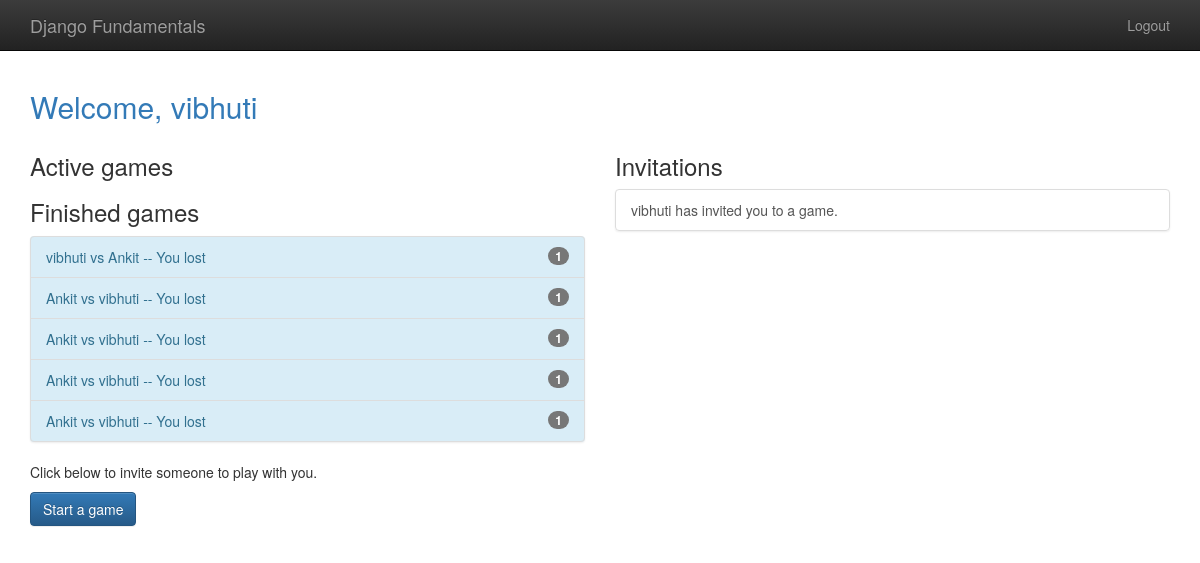
/player/home (signed in), run on the app's committed database.
### gameplay/models.py (models this page shows, shortened)
class Game(models.Model):
    first_player=models.ForeignKey(User, related_name="games_first_player", on_delete=models.CASCADE) #need to check later(on_delete)
    second_player=models.ForeignKey(User,related_name="games_second_player",  on_delete=models.CASCADE)
    start_time=models.DateTimeField(auto_now_add=True)
    last_active= models.DateTimeField(auto_now=True)
    status= models.CharField(max_length=1, default='F', choices=GAME_STATUS_CHOICES)
    objects = GamesQuerySet.as_manager()
    def get_absolute_url(self):
        return reverse("gameplay_detail", args=[self.id])
    def __str__(self):   #allows you to display your data in a user friendly way(this method is also used by the django admin to display your objects)
        return "{0} vs {1}".format(self.first_player,self.second_player)

### player/models.py (models this page shows)
class Invitation(models.Model):
    from_user=models.ForeignKey(User, related_name="invitations_sent", on_delete=models.CASCADE)
    to_user=models.ForeignKey(User, related_name="invitations_received",verbose_name="User to invite",
    help_text="Please select the user you want to play a game with" ,
    on_delete=models.CASCADE)
    message=models.CharField(max_length=300, blank=True,
    verbose_name="Optional message",
    help_text="It's always nice to add a friendly message!")
    timestamp=models.DateTimeField(auto_now_add=True)

### player/views.py (the view)
# urls.py: path('home', home, name="player_home"),
@login_required
def home(request):
    my_games=Game.objects.games_for_user(request.user)
    active_games = my_games.active()
    finished_games= my_games.difference(active_games)
    invitations=request.user.invitations_received.all()
    return render(request,"player/home.html", {'active_games' : active_games, 'finished_games': finished_games, 'invitations': invitations})

### gameplay/models.py (called while the page is built)
    def games_for_user(self,user):
        return self.filter(Q(first_player=user) | Q(second_player=user))

    def active(self):
        return self.filter( Q(status='F') | Q(status='S'))

### templates/player/home.html (shortened to what this page needs)
{% extends 'base.html' %}
{% block content %}
     <h2 class="text-primary">Welcome, {{user.username}}</h2>
     <div class="row">
        <div class="col-md-6">
            <h3>Active games</h3>
            <h3>Finished games</h3>
            {% include 'player/game_list_snippet.html' with games_list=finished_games %}
            <p>Click below to invite someone to play with you.</p>
            <p>
                <a class="btn btn-primary" href="{% url 'player_new_invitation' %}">Start a game</a>
            </p>
       </div>
       <div class="col-md-6">
           <h3>Invitations</h3>
           {% if invitations %}
              <div class="list-group">
                  {% for inv in invitations %}
                      <a class="list-group-item" href="{% url 'player_accept_invitation' id=inv.id %}">
                          {{inv.from_user.username}} has invited you to a game.
                      </a>
                  {% endfor %}
              </div>
            {% else %}
               <p>You have no invitations.</p>
            {% endif %}
       </div>
    </div>
{% endblock %}

### templates/base.html (shortened to what this page needs)
{% load static %}
<!doctype html>
<html class="no-js" lang="">
    <head>
      {% block styling %}
        <link rel="stylesheet" href="{% static 'css/bootstrap.min.css' %}">
        <link rel="stylesheet" href="{% static 'css/bootstrap-theme.min.css' %}">
        <link rel="stylesheet" href="{% static 'css/main.css' %}">
      {% endblock styling %}
    </head>
    <body>
    <nav class="navbar navbar-inverse navbar-fixed-top" role="navigation">
      <div class="container">
        <div class="navbar-header">
          <a class="navbar-brand" href="/">Django Fundamentals</a>
        </div>
        <ul class="nav navbar-nav navbar-right">
          {% if user.is_authenticated %}
              <li><a href= "{% url 'player_logout' %}">Logout</a></li>
          {% else %}
              <li><a href= "{% url 'player_login' %}">Login</a></li>
          {% endif %}
        </ul>
      </div>
    </nav>
   <div class="container">
       {% block content %}
       {% endblock %}
   </div>
    </body>
</html>

### templates/player/game_list_snippet.html
{% if games_list %}
     <div class="list-group bg-info" >
         {% for game in games_list %}
             <a class="list-group-item list-group-item-info" href="{{ game.get_absolute_url }}">
                 {{ game }}
                 {% if game.status not in 'FS' %}
                    {% if game.status is 'D' %}
                         -- Draw
                    {% elif game.status is 'W' and user is game.first_player %}
                         -- You won!
                    {% elif game.status is 'L' and user is game.second_player %}
                          -- You won!
                     {% else %}
                          -- You lost
                     {% endif %}
                 {% endif %}
                 <span class="badge">{{game.move_set.count }}</span>
             </a>
        {% endfor %}
    </div>
{% endif %}

### templates/base.html (style rules this page uses)
body { padding-top: 70px; padding-bottom: 20px; }

### data on the page
Game: first_player+second_player "vibhuti vs Ankit", status "-- You lost", move_set.count "1"
Game: first_player+second_player "Ankit vs vibhuti", status "-- You lost", move_set.count "1"
Game: first_player+second_player "Ankit vs vibhuti", status "-- You lost", move_set.count "1"
Game: first_player+second_player "Ankit vs vibhuti", status "-- You lost", move_set.count "1"
Game: first_player+second_player "Ankit vs vibhuti", status "-- You lost", move_set.count "1"
Invitation: from_user.username "vibhuti"

### other printed values
{{ user.username }} "vibhuti"
